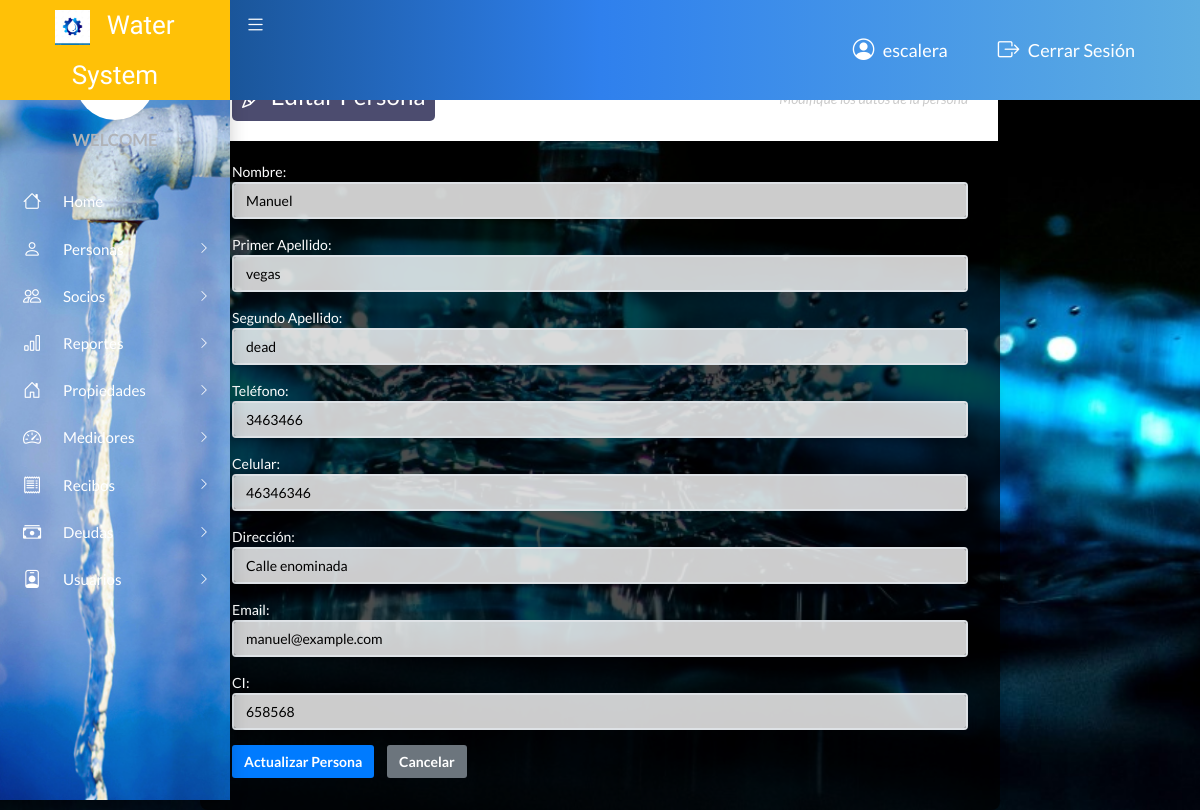
/vista/editarPersona.php?id_persona=1 (signed in), run on the app's committed database.
### tables this page shows
CREATE TABLE `persona` (
  `id_persona` int(11) NOT NULL,
  `nombre` varchar(45) NOT NULL,
  `primer_apellido` varchar(45) NOT NULL,
  `segundo_apellido` varchar(45) DEFAULT NULL,
  `telefono` varchar(45) DEFAULT NULL,
  `celular` varchar(45) DEFAULT NULL,
  `direccion` varchar(100) DEFAULT NULL,
  `email` varchar(45) DEFAULT NULL,
  `CI` varchar(45) DEFAULT NULL
);

### modelo/modelo_registroPersona.php (called while the page is built, shortened)
<?php
require_once 'conexion/conexionBase.php';
class ModeloPersona {
    private $con;
    public function __construct() {
        $this->con = new ConexionBase();
    }
public function obtenerPersonaPorId($id_persona) {
    $sql = "SELECT id_persona, nombre, primer_apellido, segundo_apellido, telefono, celular, direccion, email, CI
            FROM persona WHERE id_persona = ?";
    $stmt = $this->con->getConnection()->prepare($sql);
    $stmt->bind_param('i', $id_persona);
    $stmt->execute();
    $result = $stmt->get_result();
    $persona = $result->fetch_assoc();
    $this->con->CloseConnection();
    return $persona ?: "Persona no encontrada.";
}
}
?>

### modelo/conexion/conexionBase.php (called while the page is built, shortened)
<?php
class ConexionBase {
    private $host;
    private $user;
    private $password;
    private $database;
    private $conn;
    public function __construct() {
        $this->host = HOST;
        $this->user = USER;
        $this->password = PASSWORD;
        $this->database = DATABASE;
    }
    public function CreateConnection() {
        $this->conn = new mysqli($this->host, $this->user, $this->password, $this->database);
        return true;
    }
    public function getConnection() {
        return $this->conn;
    }
}
?>

### includes/seguridad.php (called while the page is built, shortened)
<?php
require_once "../modelo/conexion/configDb.php";
function verificarRol($roles_permitidos) {
    global $pdo;
    $id_usuario = $_SESSION['id_usuario'];
    $query = "SELECT id_rol FROM usuario_rol WHERE id_usuario = ?";
    $stmt = $pdo->prepare($query);
    $stmt->execute([$id_usuario]);
}

### vista/editarPersona.php (the view, shortened to what this page needs)
<?php
include_once "../includes/seguridad.php";
verificarRol([1,2, 4]);
include_once "cabecera.php";
include_once "menu.php";
require_once '../modelo/modelo_registroPersona.php';
$id_persona = isset($_GET['id_persona']) ? intval($_GET['id_persona']) : 0;
$personaModel = new ModeloPersona();
$persona = $personaModel->obtenerPersonaPorId($id_persona);
?>
<!DOCTYPE html>
<html lang="es">
<head>
    <link rel="stylesheet" href="css/main.css">
    <link rel="stylesheet" href="https://cdn.jsdelivr.net/npm/bootstrap-icons@1.10.5/font/bootstrap-icons.css">
</head>
<body>
    <main class="app-content">
        <div class="app-title">
            <h1><i class="bi bi-pencil"></i> Editar Persona</h1>
            <p>Modifique los datos de la persona</p>
        </div>
        <form action="../controlador/controlador_persona.php?action=actualizar" method="POST">
            <div class="form-group">
                <label for="nombre">Nombre:</label>
                <input type="text" class="form-control" id="nombre" name="nombre" value="<?php echo htmlspecialchars($persona['nombre']); ?>" required>
            </div>
            <div class="form-group">
                <label for="primer_apellido">Primer Apellido:</label>
                <input type="text" class="form-control" id="primer_apellido" name="primer_apellido" value="<?php echo htmlspecialchars($persona['primer_apellido']); ?>" required>
            </div>
            <div class="form-group">
                <label for="segundo_apellido">Segundo Apellido:</label>
                <input type="text" class="form-control" id="segundo_apellido" name="segundo_apellido" value="<?php echo htmlspecialchars($persona['segundo_apellido']); ?>" required>
            </div>
            <div class="form-group">
                <label for="telefono">Teléfono:</label>
                <input type="text" class="form-control" id="telefono" name="telefono" value="<?php echo htmlspecialchars($persona['telefono']); ?>" required>
            </div>
            <div class="form-group">
                <label for="celular">Celular:</label>
                <input type="text" class="form-control" id="celular" name="celular" value="<?php echo htmlspecialchars($persona['celular']); ?>" required>
            </div>
            <div class="form-group">
                <label for="direccion">Dirección:</label>
                <input type="text" class="form-control" id="direccion" name="direccion" value="<?php echo htmlspecialchars($persona['direccion']); ?>" required>
            </div>
            <div class="form-group">
                <label for="email">Email:</label>
                <input type="email" class="form-control" id="email" name="email" value="<?php echo htmlspecialchars($persona['email']); ?>" required>
            </div>
            <div class="form-group">
                <label for="CI">CI:</label>
                <input type="text" class="form-control" id="CI" name="CI" value="<?php echo htmlspecialchars($persona['CI']); ?>" required>
            </div>
            <button type="submit" class="btn btn-primary">Actualizar Persona</button>
            <a href="verPersonas.php" class="btn btn-secondary">Cancelar</a>
        </form>
    </main>
    <?php include_once "pie.php"; ?>
</body>
</html>

### vista/editarPersona.php (style rules this page uses)
body { background-image: url('images/imag.jpg'); background-size: cover; background-position: center; background-attachment: fixed; display: flex; align-items: center; justify-content: center; min-height: 100vh; margin: 0; }
.app-content { background: rgba(0, 0, 0, 0.7); padding: 2rem; border-radius: 8px; box-shadow: 0 4px 8px rgba(0, 0, 0, 0.1); width: 100%; max-width: 800px; color: white; margin-top: 50px; }
.app-title { margin-bottom: 20px; }
h1 { color: white; background-color: rgba(0, 0, 51, 0.7); padding: 10px; border-radius: 5px; font-size: 1.8em; display: inline-block; }
p { color: #cccccc; font-size: 1em; margin-top: 5px; display: inline-block; margin-left: 10px; }
.form-control { background-color: rgba(255, 255, 255, 0.8); color: black; }
.btn-primary { background-color: #007bff; border: none; }
.btn-secondary { background-color: #6c757d; border: none; margin-left: 10px; }

### data on the page
persona: nombre "Manuel", primer_apellido "vegas", segundo_apellido "dead", telefono "3463466", celular "46346346", direccion "Calle enominada", email "manuel@example.com", CI "658568"

### other printed values
$_SESSION['usuario'] "escalera"
